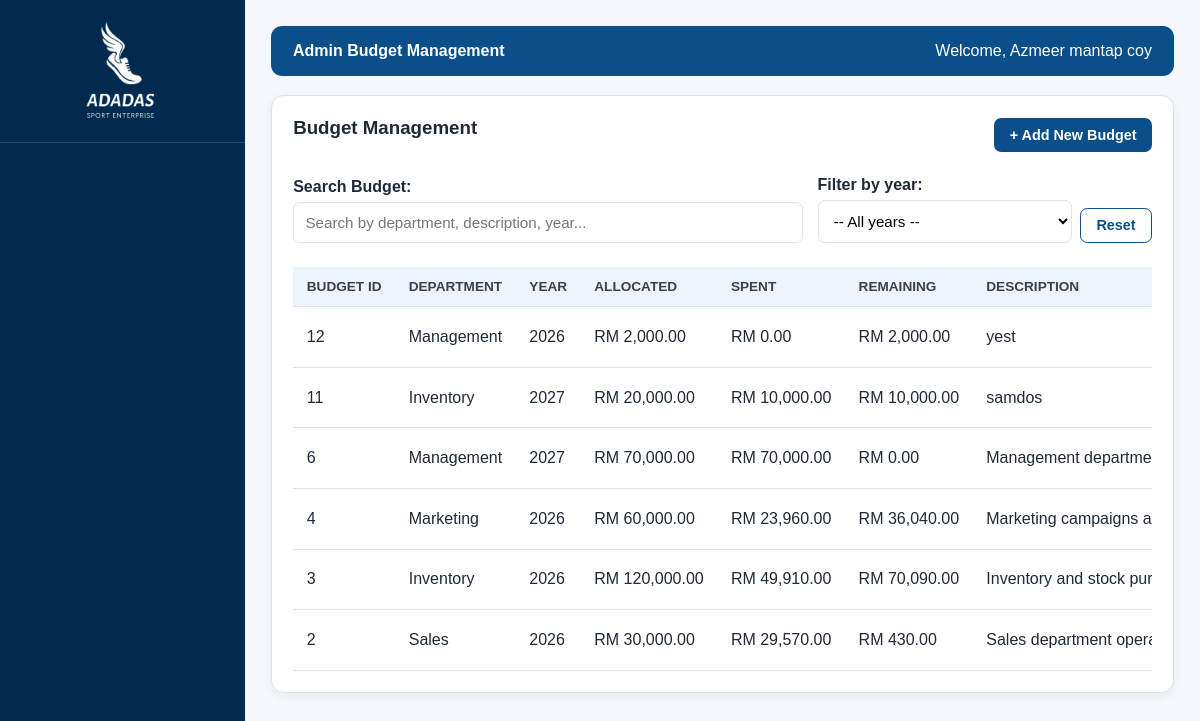
Screenshot of /AdminBudgetManagement.php (signed in) with the database file from the repository.
### tables this page shows
CREATE TABLE `employee` (
  `EmployeeID` int(11) NOT NULL,
  `DepartmentID` int(11) DEFAULT NULL,
  `Name` varchar(150) NOT NULL,
  `Email` varchar(100) NOT NULL,
  `Password` varchar(255) NOT NULL,
  `Role` varchar(50) DEFAULT NULL,
  `PhoneNum` varchar(20) DEFAULT NULL,
  `Status` varchar(20) DEFAULT 'Active'
);

CREATE TABLE `budget` (
  `BudgetID` int(11) NOT NULL,
  `DepartmentID` int(11) DEFAULT NULL,
  `Year` year(4) DEFAULT NULL,
  `AllocatedAmount` decimal(15,2) DEFAULT NULL,
  `SpentAmount` decimal(15,2) DEFAULT 0.00,
  `RemainAmount` decimal(15,2) GENERATED ALWAYS AS (`AllocatedAmount` - `SpentAmount`) STORED,
  `Description` text DEFAULT NULL
);

CREATE TABLE `department` (
  `DepartmentID` int(11) NOT NULL,
  `DepartmentName` varchar(100) NOT NULL,
  `Status` varchar(20) DEFAULT 'In Use'
);

### AdminBudgetManagement.php (the view, shortened to what this page needs)
<?php
include("function.php");
$loggedInUser = $_SESSION['UserID'];
$sqlAdmin = "SELECT Name FROM employee WHERE EmployeeID = '$loggedInUser'";
$queryAdmin = mysqli_query($dbconn, $sqlAdmin) or die("Error: " . mysqli_error($dbconn));
if ($row = mysqli_fetch_assoc($queryAdmin)) {
    $adminName = $row['Name'];
} else {
    $adminName = "Admin";
}
$search = isset($_GET['search']) ? mysqli_real_escape_string($dbconn, $_GET['search']) : '';
$limit = 10;
$page = isset($_GET['page']) ? (int) $_GET['page'] : 1;
$offset = ($page - 1) * $limit;
$sqlBudget = "SELECT b.*, d.DepartmentName
              FROM budget b
              JOIN department d ON b.DepartmentID = d.DepartmentID
              WHERE (d.DepartmentName LIKE '%$search%'
              OR b.Year LIKE '%$search%'
              OR b.Description LIKE '%$search%')";
$sqlBudget .= " ORDER BY b.BudgetID DESC LIMIT $offset, $limit";
$budgets = mysqli_query($dbconn, $sqlBudget) or die("Query Error: " . mysqli_error($dbconn));
?>
<html>
<head>
    <link rel="stylesheet" href="style.css">
</head>
<body>
    <div class="layout">
        <?php
        include 'AdminSidebar.php';
        ?>
        <div class="main-content">
            <?php show_header('Admin Budget Management', $adminName); ?>
            <div class="mn-content">
                <div class="container">
                    <div class="card">
                        <div style="display:flex; justify-content:space-between; align-items:center; margin-bottom:1.5rem;">
                            <h3>Budget Management</h3>
                            <a href="AdminBudgetProcess.php?action=add" class="btn btn-primary" style="text-decoration:none;">
                                + Add New Budget
                            </a>
                        </div>
                        <form class="searchbar" id="searchForm" onsubmit="event.preventDefault();">
                            <div style="flex: 1; display: flex; gap: 15px; align-items: flex-end;">
                                <div style="flex: 2;">
                                    <label style="margin-top: 0;">Search Budget:</label>
                                    <input type="text" id="tableSearch" placeholder="Search by department, description, year..." oninput="liveSearch()">
                                </div>
                                <div style="flex: 1;">
                                    <label style="margin-top: 0;">Filter by year:</label>
                                    <select id="yearFilter" onchange="document.getElementById('tableSearch').value = this.value; liveSearch();">
                                        <option value="">-- All years --</option>
                                    </select>
                                </div>
                            </div>
                            <button type="button" class="btn btn-secondary"
                                onclick="document.getElementById('tableSearch').value=''; document.getElementById('yearFilter').value=''; liveSearch();"
                                style="margin-top: auto;">
                                Reset
                            </button>
                        </form>
                        <div class="table-responsive">
                            <table>
                                <thead>
                                    <tr>
                                        <th>Budget ID</th>
                                        <th>Department</th>
                                        <th>Year</th>
                                        <th>Allocated</th>
                                        <th>Spent</th>
                                        <th>Remaining</th>
                                        <th>Description</th>
                                    </tr>
                                </thead>
                                <tbody>
                                    <?php
                                    if (mysqli_num_rows($budgets) > 0) {
                                        while ($budget = mysqli_fetch_assoc($budgets)) {
                                    ?>
                                            <tr>
                                                <td><?= htmlspecialchars($budget['BudgetID']) ?></td>
                                                <td><?= htmlspecialchars($budget['DepartmentName']) ?></td>
                                                <td><?= htmlspecialchars($budget['Year']) ?></td>
                                                <td><?= money($budget['AllocatedAmount']) ?></td>
                                                <td><?= money($budget['SpentAmount']) ?></td>
                                                <td><?= money($budget['RemainAmount']) ?></td>
                                                <td><?= htmlspecialchars($budget['Description']) ?></td>
                                            </tr>
                                        <?php
                                        }
                                    } else {
                                        ?>
                                        <tr>
                                            <td colspan="8" style="text-align:center;">No budget found.</td>
                                        </tr>
                                    <?php
                                    }
                                    ?>
                                </tbody>
                            </table>
                        </div>
                    </div>
                </div>
            </div>
        </div>
    </div>
</body>
</html>

### AdminSidebar.php (shortened to what this page needs)
<div class="sidebar">
    <div class="sidebar-header"><img src="logo.png" alt="AdadasSport Logo" width="100" height="100"></div>
</div>

### function.php (shortened to what this page needs)
<?php
function money($amount)
{
    return 'RM ' . number_format((float) $amount, 2);
}
function show_header($title, $Name)
{
    echo '<header>';
    echo '<strong>' . $title . '</strong>';
    if (isset($_SESSION['UserID'])) {
        echo '<span>Welcome, ' . $Name . '</span>';
    }
    echo '</header>';
}
?>

### style.css (style rules this page uses)
:root { --color-primary: #0b4f8a; --color-nav: #002b4f; --color-bg: #f4f7fb; --color-surface: #ffffff; --color-text: #1f2937; --color-muted: #6b7280; --color-border: #dbe3ef; --green: #16a34a; --red: #dc2626; --yellow: #d97706; }
* { box-sizing: border-box; margin: 0; padding: 0; }
header { background: var(--color-primary); color: #fff; padding: 1rem 1.4rem; border-radius: 0.7rem; margin-bottom: 1.2rem; display: flex; justify-content: space-between; align-items: center; gap: 1rem; }
body { font-family: sans-serif; background: var(--color-bg); color: var(--color-text); min-height: 100vh; }
a { color: inherit; }
label { display: block; margin-top: 0.85rem; font-weight: 600; }
.card { background: var(--color-surface); border: 1px solid var(--color-border); border-radius: 0.8rem; padding: 1.35rem; box-shadow: 0 3px 10px rgba(15, 23, 42, 0.06); margin-bottom: 1.2rem; width: 100%; box-sizing: border-box; min-width: 0; }
input, select, textarea { width: 100%; padding: 0.7rem; border: 1px solid var(--color-border); border-radius: 0.45rem; background: #fff; font-size: 0.95rem; margin-top: 0.35rem; }
.container { max-width: 1200px; margin: 0 auto; }
.layout { display: flex; width: 100%; min-height: 100vh; max-width: 100vw; overflow-x: hidden; }
.main-content { margin-left: 245px; flex: 1; min-width: 0; max-width: 100%; padding: 1.6rem; }
.btn { display: inline-block; padding: 0.55rem 0.95rem; border-radius: 0.45rem; font-weight: 600; cursor: pointer; text-decoration: none; border: none; font-size: 0.9rem; }
.btn-primary { background: var(--color-primary); color: #fff; }
.btn-secondary { background: #fff; color: var(--color-primary); border: 1px solid var(--color-primary); }
.sidebar { width: 245px; background: var(--color-nav); color: #fff; height: 100vh; position: fixed; top: 0; left: 0; display: flex; flex-direction: column; }
.sidebar-header { padding: 1.3rem; font-size: 1.15rem; font-weight: bold; text-align: center; border-bottom: 1px solid rgba(255, 255, 255, 0.15); }
.searchbar { display: flex; align-items: flex-end; gap: 0.5rem; margin-bottom: 1.5rem; }
.card h3 { margin-bottom: 0.8rem; }
.table-responsive { width: 100%; overflow-x: auto; margin-top: 1rem; -webkit-overflow-scrolling: touch; }
table { width: 100%; border-collapse: collapse; background: #fff; white-space: nowrap; text-align: left; }
th, td { padding: 0.75rem 0.85rem; border-bottom: 1px solid var(--color-border); text-align: left; vertical-align: middle; white-space: nowrap; }
th { background: #edf4fb; color: #374151; font-size: 0.85rem; text-transform: uppercase; }

### rows the page displays
employee: Name "Azmeer mantap coy"
budget: BudgetID "12", DepartmentID.DepartmentName "Management", Year "2026", AllocatedAmount "RM 2,000.00", SpentAmount "RM 0.00", RemainAmount "RM 2,000.00", Description "yest"
budget: BudgetID "11", DepartmentID.DepartmentName "Inventory", Year "2027", AllocatedAmount "RM 20,000.00", SpentAmount "RM 10,000.00", RemainAmount "RM 10,000.00", Description "samdos"
budget: BudgetID "6", DepartmentID.DepartmentName "Management", Year "2027", AllocatedAmount "RM 70,000.00", SpentAmount "RM 70,000.00", RemainAmount "RM 0.00", Description "Management…"
budget: BudgetID "4", DepartmentID.DepartmentName "Marketing", Year "2026", AllocatedAmount "RM 60,000.00", SpentAmount "RM 23,960.00", RemainAmount "RM 36,040.00", Description "Marketing campaigns…"
budget: BudgetID "3", DepartmentID.DepartmentName "Inventory", Year "2026", AllocatedAmount "RM 120,000.00", SpentAmount "RM 49,910.00", RemainAmount "RM 70,090.00", Description "Inventory and stock…"
budget: BudgetID "2", DepartmentID.DepartmentName "Sales", Year "2026", AllocatedAmount "RM 30,000.00", SpentAmount "RM 29,570.00", RemainAmount "RM 430.00", Description "Sales department…"

### other values shown
$title "Admin Budget Management"
